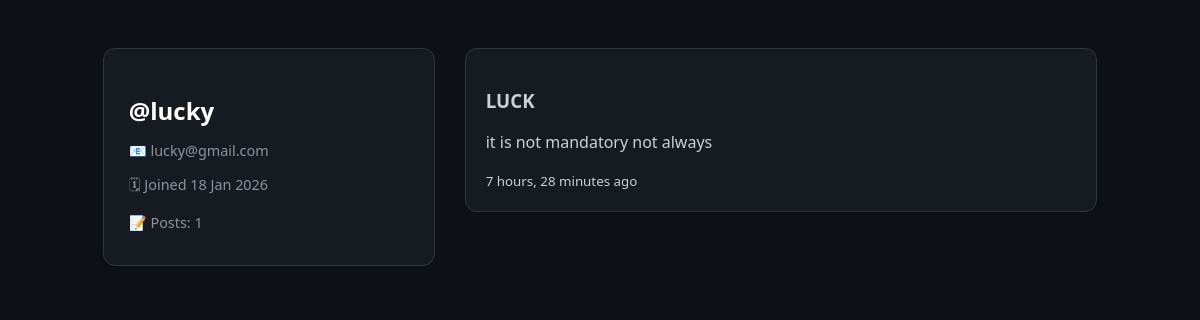
The app's page /profile/lucky/ with its own data.
### post/models.py (models this page shows, shortened)
class Post(models.Model):
    author = models.ForeignKey(
        User,
        on_delete=models.CASCADE,
        related_name="posts"
    )
    title = models.CharField(max_length=200)
    content = models.TextField()
    created_at = models.DateTimeField(auto_now_add=True)

### post/views.py (the view)
# urls.py: path("profile/<str:username>/", views.user_profile, name="user_profile"),
def user_profile(request, username):
    user = get_object_or_404(User, username=username)
    posts = Post.objects.filter(author=user).order_by("-created_at")
    return render(request, "post/profile.html", {
        "profile_user": user,
        "posts": posts
    })

### post/templates/post/profile.html (shortened to what this page needs)
<!DOCTYPE html>
<html lang="en">
<head>
</head>
<body>
<div class="layout">
  <aside class="profile-card">
    <h2>@{{ profile_user.username }}</h2>
    <p>📧 {{ profile_user.email }}</p>
    <p>🗓 Joined {{ profile_user.date_joined|date:"d M Y" }}</p>
    <p>📝 Posts: {{ posts.count }}</p>
  </aside>
  <section class="posts">
    {% for post in posts %}
      <article class="post-card">
        <h3>{{ post.title }}</h3>
        <p>{{ post.content|truncatewords:30 }}</p>
        <small>{{ post.created_at|timesince }} ago</small>
      </article>
    {% empty %}
      <p>This user has no posts yet.</p>
    {% endfor %}
  </section>
</div>
</body>
</html>

### post/templates/post/profile.html (style rules this page uses)
body { background: #0d1117; color: #c9d1d9; font-family: system-ui; }
.layout { display: flex; gap: 30px; padding: 40px 8%; }
.profile-card { width: 280px; background: #161b22; padding: 25px; border-radius: 12px; border: 1px solid #30363d; }
.profile-card h2 { color: white; margin-bottom: 10px; }
.profile-card p { font-size: 0.9rem; color: #8b949e; margin-bottom: 8px; }
.posts { flex: 1; }
.post-card { background: #161b22; padding: 20px; border-radius: 12px; margin-bottom: 20px; border: 1px solid #30363d; }

### records on screen
Post: title "LUCK", content "it is not mandatory not always", created_at "7 hours, 28 minutes"

### other values on screen
{{ profile_user.username }} "lucky"
{{ profile_user.email }} "lucky@gmail.com"
{{ profile_user.date_joined|date:"d M Y" }} "18 Jan 2026"
{{ posts.count }} "1"
